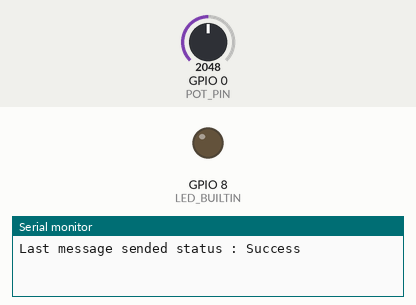
Recording of a sketch running on a simulated ESP32-C6. Shown: output pins drawn as LEDs (lit = HIGH), the last lines printed to the serial monitor. Inputs (shaded band) come from the test bench; at power-on: GPIO 0 (POT_PIN) = 2048.

Above: at 0.01 s.
At 1.2 s:
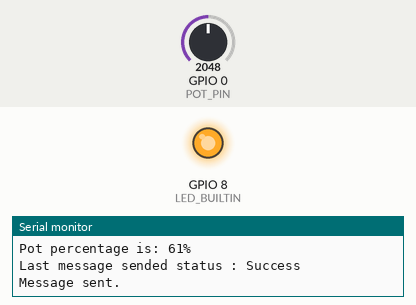
1.3 s: GPIO 0 (POT_PIN) set to 2866
At 2.4 s:
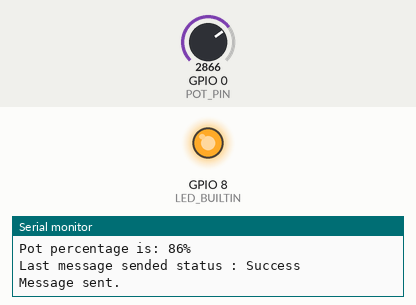
Timing chart, 0 to 4.3 s (numbered marks = the images above; inputs shaded):
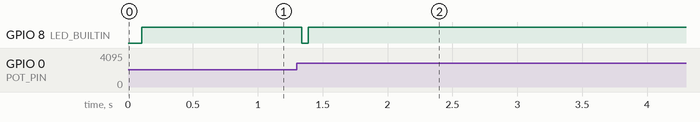

Measured:
- after the input at 1.3 s, GPIO 8 (LED_BUILTIN): HIGH → LOW at once, → HIGH 0.05 s later

The sketch:

remote.ino
```cpp
// Remote control -- Seeed XIAO ESP32-C6.
//
// Arduino IDE:  Board = "XIAO_ESP32C6" (USB CDC On Boot defaults to Enabled -- leave it).
// arduino-cli:  --fqbn esp32:esp32:XIAO_ESP32C6
//
// Référence technique: https://docs.espressif.com/projects/esp-idf/en/latest/esp32/api-reference/network/esp_now.html

// Inclure les librairies
#include <esp_now.h>
#include <WiFi.h>


//////////
// Config
//////////

// Lamp MAC ADDRESS
uint8_t lampMacAdress[] = {0xe4, 0xb3, 0x23, 0xa2, 0xd0, 0x74};

// Potentiometer input
const int POT_PIN = A0;
const int NUM_SAMPLES = 14;
const int TRIM_COUNT = 2;
// ADC counts at this knob's top stop. Deliberately different from the lamp's own
// POT_MAX_COUNTS: these are two different physical potentiometers, so each value is a
// calibration rather than a shared constant.
const int POT_MAX_COUNTS = 3310;
const int POT_SAMPLE_PERIOD_MS = 200;  // how often the knob is sampled


/////////
// Types
/////////

// NOTE: Modes, the CMD_* verbs, espnow_msg_t, readFilteredPot() and readPotPercent() are
// duplicated verbatim in lamp/lamp.ino. Sharing them would need a library under
// soft/libraries/, which is out of scope here.
enum Modes {
  ONBOARD = 1,
  REMOTE = 2
};

enum {
  CMD_MODE = 1,
  CMD_INTENSITY = 2,
  CMD_POWER = 3
};

typedef struct __attribute__((packed)) {
  uint8_t verb;
  int16_t value;
} espnow_msg_t;


/////////
// State
/////////

// Une variable qui servira à stocker les réglages concernant le récepteur
esp_now_peer_info_t lampInfos;

int lastSentPercent = 0;  // last percentage pushed to the lamp


void setup() {
  Serial.begin(115200);

  // Init led
  pinMode(LED_BUILTIN, OUTPUT);

  // Init pot
  pinMode(POT_PIN, INPUT);

  if (!initWifi()) {
    Serial.println("WiFi init failed, the lamp will not be switched to remote mode.");
    return;
  }

  espnow_msg_t msg;
  msg.verb = CMD_MODE;
  msg.value = Modes::REMOTE;
  // Send the message
  esp_now_send(lampMacAdress, (uint8_t*)&msg, sizeof(msg));
  blink();
}

void loop() {
  setFromRemotePotentiometer();
  delay(POT_SAMPLE_PERIOD_MS);
}

//////////////
// WIFI
//////////////
bool initWifi() {
  // Start wifi in station mode
  WiFi.mode(WIFI_STA);

  // Booting ESP NOW
  if (esp_now_init() != ESP_OK) {
    Serial.println("ESP-NOW initialisation error.");
    return false;
  }

  // Registering send message callback. The signature below is the one ESP32 core 3.x/4.x
  // expects, so no cast is needed.
  esp_now_register_send_cb(messageSentCallback);

  // Pairing configuration with lamp
  memcpy(lampInfos.peer_addr, lampMacAdress, 6);

  // default chanel
  lampInfos.channel = 0;

  // No encryption
  lampInfos.encrypt = false;

  // Pairing
  if (esp_now_add_peer(&lampInfos) != ESP_OK) {
    Serial.println("Pairing failed");
    return false;
  }

  return true;
}

// La fonction de rappel qui nous assurera de la bonne livraison du message
void messageSentCallback(const esp_now_send_info_t *tx_info, esp_now_send_status_t status) {
  if (status == ESP_NOW_SEND_SUCCESS) {
    Serial.println("Last message sended status : Success");
  } else {
    Serial.println("Last message sended status : Failure");
  }
}

////////////////////
// POT
////////////////////
int readFilteredPot()
{
  int samples[NUM_SAMPLES];

  // Collect samples
  for (int i = 0; i < NUM_SAMPLES; i++) {
    //value from 0 to 4095
    samples[i] = analogRead(POT_PIN);
    delayMicroseconds(10);   // Small delay helps ADC stability
  }

  // Simple bubble sort (NUM_SAMPLES is small)
  for (int i = 0; i < NUM_SAMPLES - 1; i++) {
    for (int j = i + 1; j < NUM_SAMPLES; j++) {
      if (samples[j] < samples[i]) {
        int temp = samples[i];
        samples[i] = samples[j];
        samples[j] = temp;
      }
    }
  }

  // Average the middle values (exclude TRIM_COUNT extrema)
  long sum = 0;
  for (int i = TRIM_COUNT; i < NUM_SAMPLES - TRIM_COUNT; i++) {
    sum += samples[i];
  }

  return sum / (NUM_SAMPLES - 2 * TRIM_COUNT);
}

int readPotPercent()
{
  // map() overshoots 100 above POT_MAX_COUNTS, so clamp. The lamp rejects anything over 100,
  // so without this clamp the top of the knob's travel did nothing.
  return constrain(map(readFilteredPot(), 0, POT_MAX_COUNTS, 0, 100), 0, 100);
}

// The trimmed median above is the whole noise filter: quantising to a percentage is coarser
// than the filter's residual jitter (one percent is ~33 ADC counts here), so a raw-counts
// deadband on top of it bought nothing. Same approach as the lamp's applyIntensity().
void setFromRemotePotentiometer() {
  int potPercent = readPotPercent();
  if (potPercent == lastSentPercent) {
    return;
  }
  Serial.println("Pot percentage is: " + String(potPercent) + "%");
  sendIntensity(potPercent);
  lastSentPercent = potPercent;
}

void sendIntensity(int percentage)
{
  espnow_msg_t msg;
  msg.verb = CMD_INTENSITY;
  msg.value = percentage;
  // Send the message
  esp_err_t result = esp_now_send(lampMacAdress, (uint8_t*)&msg, sizeof(msg));
  blink();

  if (result == ESP_OK) {
    Serial.println("Message sent.");
  } else {
    Serial.println("Message failed");
  }
}

/////////////
// Tools
/////////////
void blink() {
  digitalWrite(LED_BUILTIN, LOW);
  delay(50);
  digitalWrite(LED_BUILTIN, HIGH);
}
```
